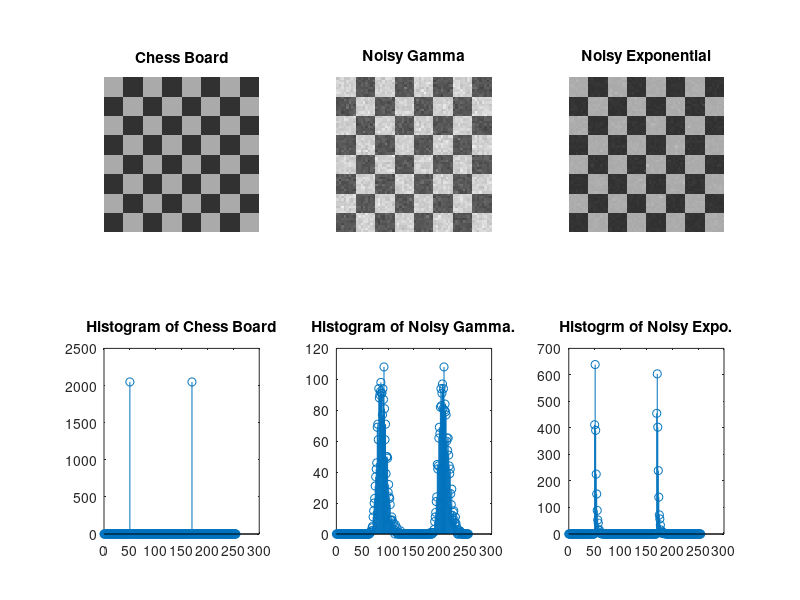

Recreate this plot in MATLAB.
clear all
clc
close all

pkg load image

board = uint8(zeros(64,64));

block = 0;
blockm = 8,blockn = 8; 
mr=1,nr=8;
mc=1,nc=8;
black = 50,white = 170;

for ib=1:8 %block row
  for jb=1:8 %block coloum
    if(mod(block,2)==0)
         board(mr:nr,mc:nc)= white;
    elseif(mod(block,2)==1)
        board(mr:nr,mc:nc)=black;            
    endif
    mc = mc+blockm;
    nc = nc+blockn;
    block = block+1;
  endfor
  block = block-1;
  mc=1;
  nc=8;
  mr = mr+blockm;
  nr = nr+blockn;
endfor

img = board;
subplot(2,3,1)
imshow(img)
title("Chess Board");
subplot(2,3,4)
stem(0:255,imhist(img));
title("Histogram of Chess Board");

[M,N] = size(img);

a=0.5;
b=19;

%gamma noise

k=-1/a;
n=zeros(M,N);
for i=1:b
  n=n+k*log(1-rand(M,N));
endfor

noisy = img+n;
subplot(2,3,2)
imshow(noisy);
title("Noisy Gamma");
subplot(2,3,5)
stem(0:255,imhist(noisy));
title("Histogram of Noisy Gamma.");

%exponential noise;
k=-1/a;
n=k*log(1-rand(M,N));

noisy = img+n;
subplot(2,3,3)
imshow(noisy);
title("Noisy Exponential");
subplot(2,3,6)
stem(0:255,imhist(noisy));
title("Histogrm of Noisy Expo.");